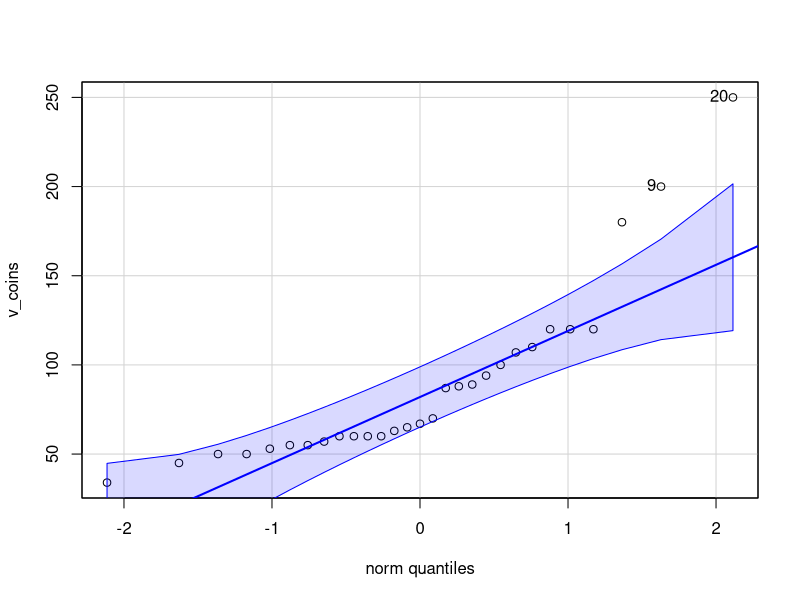
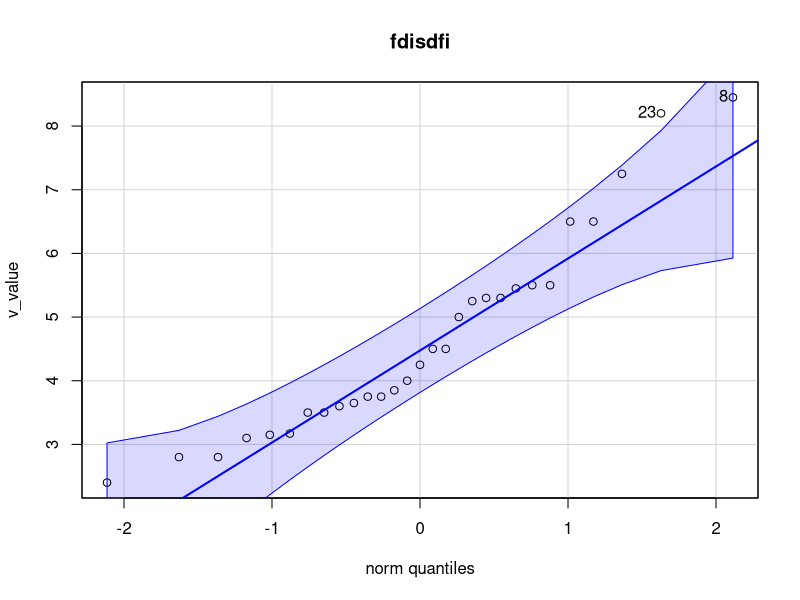
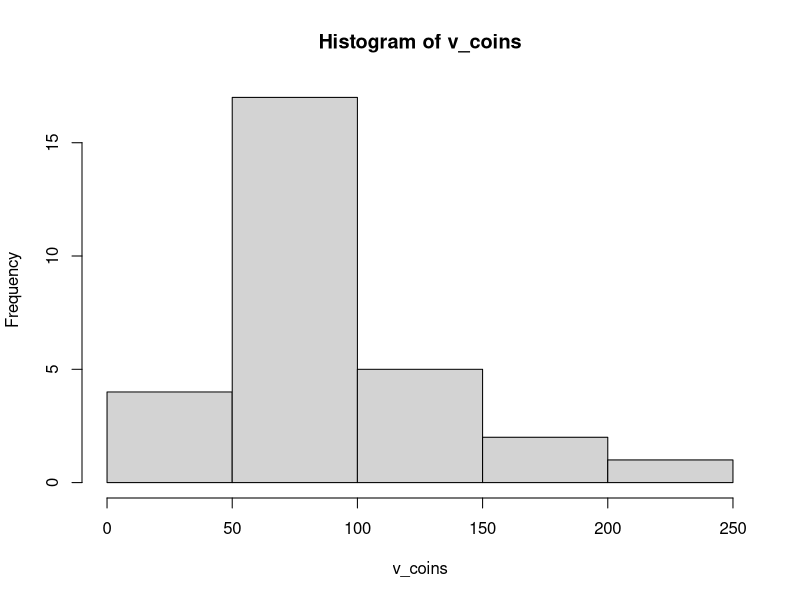
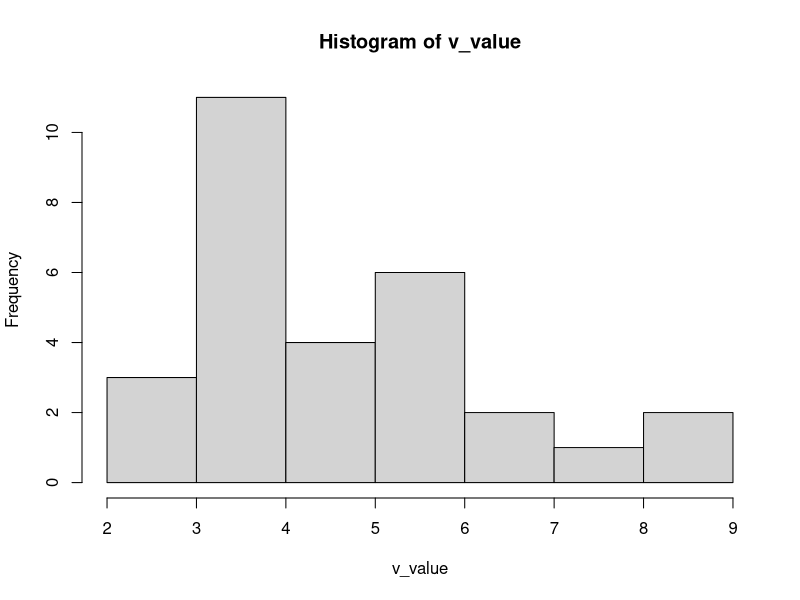
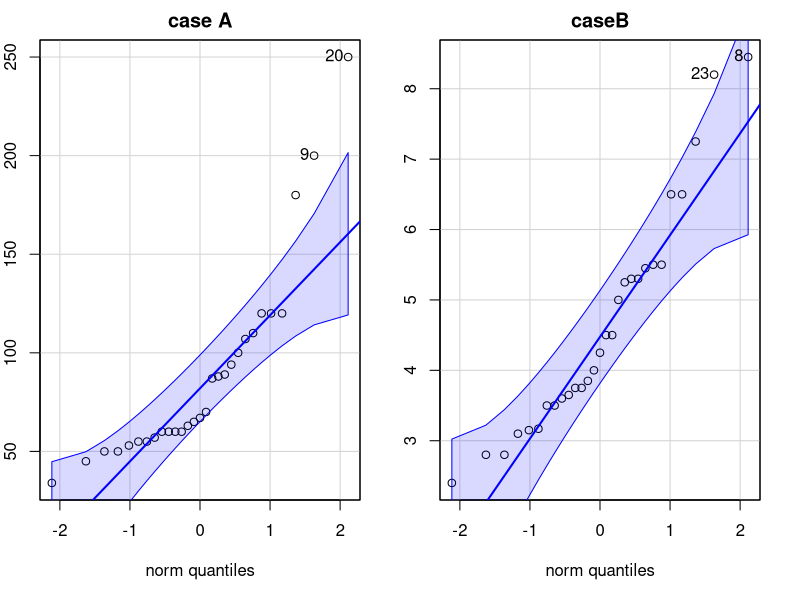

Recreate these plots in R, in order.
## ---- chunk 1
  if (!require(readr, quietly = TRUE)){
    install.packages("readr")
  }
  if (!require(car, quietly = TRUE)){
    install.packages("car")
  }
  if (!require(lmtest, quietly = TRUE)){
    install.packages("lmtest")
  }
  v_data = readr::read_csv('data.csv')
  v_coins = v_data$coins
  v_value = v_data$value
  
  ###
  v_coins.mean = mean(v_coins)
  v_coins.sd = sd(v_coins)
  v_coins.rsd = sd(v_coins)/mean(v_coins)
  n = length(v_coins)
  v_value.mean = mean(v_value)
  v_value.sd = sd(v_value)
  v_value.rsd = sd(v_value)/mean(v_value)
  
  ## normality assumption
  qqPlot(v_coins)
  qqPlot(v_value)
  title("fdisdfi")
  
  hist(v_coins)
  hist(v_value)
  
shapiro.test(v_coins)
shapiro.test(v_value)

#nivel de significancia
alpha<-0.05

## independence assumption
dwtest(v_coins~1)
dwtest(v_value~1)

## inference estatística - teste de t student
t.test(v_coins, mu=130)
t.test(v_value, mu=2.60*3.5) # mu = 9.10

## Potência estatística do teste
power.t.test(n=29, delta=10, sd=v_coins.sd, sig.level=0.05, type="one.sample", alternative="two.sided")
power.t.test(power=0.8, delta=5, sd=v_coins.sd, sig.level=0.05, type="one.sample", alternative="two.sided")

power.t.test(n=29, delta=0.05, sd=v_value.sd, sig.level=0.05, type="one.sample", alternative="two.sided")
power.t.test(power=0.8, delta=0.5, sd=v_value.sd, sig.level=0.05, type="one.sample", alternative="two.sided")
## ---- chunk 2
teste.t.coins<-t.test(v_coins, mu=130)
teste.t.value<-t.test(v_value, mu=9.10)
teste.t.coins
teste.t.value
#tzero.coins <- (teste.t.coins$estimate-teste.t.coins$null.value)/(v_coins.sd*sqrt(n))
#tzero.value <- (teste.t.value$estimate-teste.t.value$null.value)/(v_value.sd*sqrt(n))
## ---- chunk 3
#teste de potência para o caso A
v_coins.delta = 10
v_coins.desiredPower = 0.8
# fixando-se o tamanho da amostra
v_coins.powerReal = power.t.test(n=29, delta=v_coins.delta, sd=v_coins.sd, sig.level=0.05, type="one.sample", alternative="two.sided")$power
# fixando-se  potência do teste
v_coins.n = power.t.test(power=v_coins.desiredPower, delta=v_coins.delta, sd=v_coins.sd, sig.level=0.05, type="one.sample", alternative="two.sided")$n

# teste de potência para o caso B
v_value.delta = 0.5
v_value.desiredPower = 0.8
# fixando-se o tamanho da amostra
v_value.powerReal = power.t.test(n=29, delta=0.5, sd=v_value.sd, sig.level=0.05, type="one.sample", alternative="two.sided")$power
# fixando-se  potência do teste
v_value.n = power.t.test(power=v_value.desiredPower, delta=v_value.delta, sd=v_value.sd, sig.level=0.05, type="one.sample", alternative="two.sided")$n

## ---- chunk 4
par(mfrow=c(1,2), mai=.4*c(2.5,1,1,1))
qqPlot(v_coins)
title("case A")
qqPlot(v_value)
title("caseB")
## ---- chunk 5
shapiro.test(v_coins)
## ---- chunk 6
shapiro.test(v_value)
## ---- chunk 7
dwtest(v_coins~1)
dwtest(v_value~1)
## ---- chunk 8
# Análise descritiva
v_coins.mean = mean(v_coins)
v_coins.sd = sd(v_coins)
v_coins.rsd = sd(v_coins)/mean(v_coins)

v_value.mean = mean(v_value)
v_value.sd = sd(v_value)
v_value.rsd = sd(v_value)/mean(v_value)

